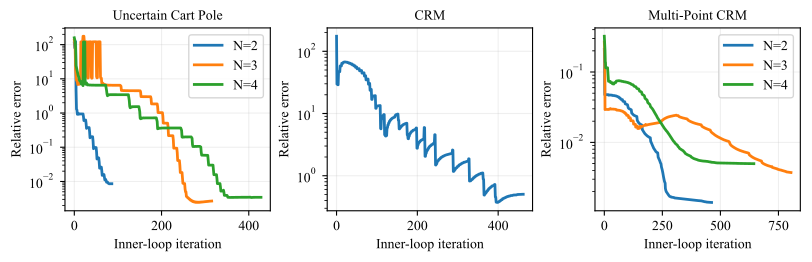

Generate this figure with Python:
import numpy as np
import matplotlib.pyplot as plt

plt.rcParams['font.family'] = 'serif'
plt.rcParams['font.serif'] = ['Times New Roman']
plt.rcParams['axes.titlesize'] = plt.rcParams['axes.labelsize']

fig, ax = plt.subplots(1, 3, figsize=(8, 2.5), constrained_layout=True)
ax = ax.flatten()



# uncertain cart pole
ucp_error_data = np.load('examples/cart_pole/new cart pole/ucp_error_data.npz')
error_N2 = ucp_error_data['error_N2']
error_N3 = ucp_error_data['error_N3']
error_N4 = ucp_error_data['error_N4']
ax[0].semilogy(error_N2, linewidth=2, label='N=2')
ax[0].semilogy(error_N3, linewidth=2, label='N=3')
ax[0].semilogy(error_N4, linewidth=2, label='N=4')
ax[0].legend()
ax[0].set_xlabel('Inner-loop iteration')
ax[0].set_ylabel('Relative error')
ax[0].set_title('Uncertain Cart Pole')
ax[0].grid(alpha=0.2)

# CRM
crm_data = np.load('examples/consensus_aero_struct/consensus_aero_struct_albcd_solution.npz')
crm_error = crm_data['error']
ax[1].semilogy(crm_error, linewidth=2)
ax[1].set_xlabel('Inner-loop iteration')
ax[1].set_ylabel('Relative error')
ax[1].set_title('CRM')
ax[1].grid(alpha=0.2)

# MPCRM
mpcrm_data = np.load('examples/crm_aero_struct/multi_point_crm_error_data.npz')
error_N2 = mpcrm_data['error_N2']
error_N3 = mpcrm_data['error_N3']
error_N4 = mpcrm_data['error_N4']
ax[2].semilogy(error_N2, linewidth=2, label='N=2')
ax[2].semilogy(error_N3, linewidth=2, label='N=3')
ax[2].semilogy(error_N4, linewidth=2, label='N=4')
ax[2].legend()
ax[2].set_xlabel('Inner-loop iteration')
ax[2].set_ylabel('Relative error')
ax[2].set_title('Multi-Point CRM')
ax[2].grid(alpha=0.2)




plt.savefig('error_plot.pdf', bbox_inches='tight')
plt.show()
